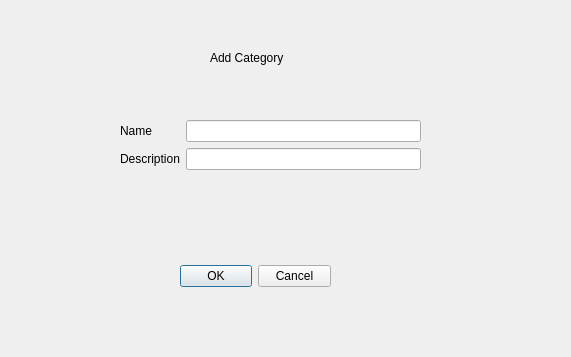
<?xml version="1.0" encoding="UTF-8"?>
<ui version="4.0">
 <class>DialogCat</class>
 <widget class="QDialog" name="DialogCat">
  <property name="geometry">
   <rect>
    <x>0</x>
    <y>0</y>
    <width>571</width>
    <height>357</height>
   </rect>
  </property>
  <property name="windowTitle">
   <string>Dialog</string>
  </property>
  <widget class="QDialogButtonBox" name="buttonBox">
   <property name="geometry">
    <rect>
     <x>180</x>
     <y>260</y>
     <width>151</width>
     <height>32</height>
    </rect>
   </property>
   <property name="orientation">
    <enum>Qt::Horizontal</enum>
   </property>
   <property name="standardButtons">
    <set>QDialogButtonBox::Cancel|QDialogButtonBox::Ok</set>
   </property>
  </widget>
  <widget class="QLabel" name="label">
   <property name="geometry">
    <rect>
     <x>210</x>
     <y>50</y>
     <width>81</width>
     <height>16</height>
    </rect>
   </property>
   <property name="text">
    <string>Add Category</string>
   </property>
  </widget>
  <widget class="QWidget" name="">
   <property name="geometry">
    <rect>
     <x>120</x>
     <y>120</y>
     <width>301</width>
     <height>74</height>
    </rect>
   </property>
   <layout class="QFormLayout" name="formLayout">
    <item row="0" column="0">
     <widget class="QLabel" name="label_2">
      <property name="text">
       <string>Name</string>
      </property>
     </widget>
    </item>
    <item row="1" column="0">
     <widget class="QLabel" name="label_3">
      <property name="text">
       <string>Description</string>
      </property>
     </widget>
    </item>
    <item row="1" column="1">
     <widget class="QLineEdit" name="lineEdit_2"/>
    </item>
    <item row="0" column="1">
     <widget class="QLineEdit" name="lineEdit"/>
    </item>
   </layout>
  </widget>
 </widget>
 <resources/>
 <connections>
  <connection>
   <sender>buttonBox</sender>
   <signal>accepted()</signal>
   <receiver>DialogCat</receiver>
   <slot>accept()</slot>
   <hints>
    <hint type="sourcelabel">
     <x>248</x>
     <y>254</y>
    </hint>
    <hint type="destinationlabel">
     <x>157</x>
     <y>274</y>
    </hint>
   </hints>
  </connection>
  <connection>
   <sender>buttonBox</sender>
   <signal>rejected()</signal>
   <receiver>DialogCat</receiver>
   <slot>reject()</slot>
   <hints>
    <hint type="sourcelabel">
     <x>316</x>
     <y>260</y>
    </hint>
    <hint type="destinationlabel">
     <x>286</x>
     <y>274</y>
    </hint>
   </hints>
  </connection>
 </connections>
</ui>
